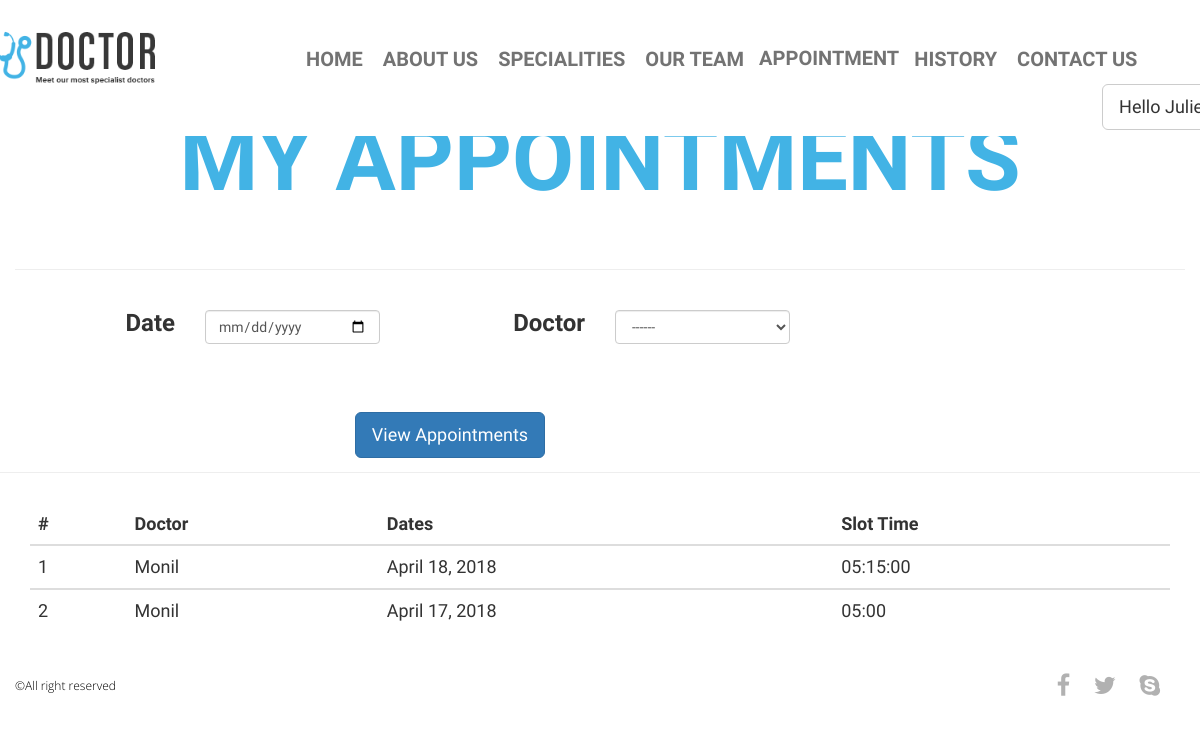
/myappoint/ (signed in), run on the app's committed database.
### catalog/models.py (models this page shows)
class Appointment(models.Model):
    u_id=models.ForeignKey(User,on_delete=models.CASCADE)
    Doctor_id=models.ForeignKey(Doctor,on_delete=models.CASCADE)
    Slot_Time=models.ForeignKey(Slots,on_delete=models.CASCADE)
    Date=models.DateField()
    Taken_time=models.TimeField()
    def __str__(self):
        tp=str(self.Date)
        ta=str(self.Slot_Time)
        return '{0} {1}'.format(tp,ta)
        return (tp,ta)

class Doctor(models.Model):
    u_id=models.OneToOneField(User,on_delete=models.CASCADE)
    First_Name=models.CharField(max_length=40)
    Last_Name=models.CharField(max_length=40)
    Middle_Name=models.CharField(max_length=40)
    Address=models.CharField(max_length=200)
    Date_Of_Birth=models.DateField()
    Blood_Grp=models.CharField(max_length=8)
    Degree=models.CharField(max_length=100)
    Description=models.CharField(max_length=200)
    Profile_pic= models.FileField(upload_to="profilepics/")
    def __str__(self):
        full_name=self.First_Name+self.Middle_Name+self.Last_Name
        return self.First_Name

class Slots(models.Model):
    Doctor_id=models.ForeignKey(Doctor,on_delete=models.CASCADE)
    Slot_Time = models.CharField(max_length=15)
    def __str__(self):
        return str(self.Slot_Time)

### catalog/views.py (the view, shortened to what this page needs)
# urls.py: url(r'^myappoint/$',views.myappoint,name='myappoint'),
def myappoint(request):
    username=request.user
    print(username.id)
    d=Doctor.objects.filter(u_id=username.id)
    u=Patient.objects.filter(u_id=username.id)
    print(d)
    print(u)
    print(username.id)
    Doctor_logged_in=Doctor.objects.none()
    Patient_logged_in=Patient.objects.none()
    if u:
        Patient_logged_in=u
        print("Logged In user is Patient")
    if d:
        return redirect('/home/')
        Doctor_logged_in=d
        print("Logged In User Is Doctor")
    print(Patient_logged_in)
    logu=request.user
    doctors=Doctor.objects.all()
    App=Appointment.objects.filter(u_id=logu).order_by('-Date')
    print(App)
    print(App)
    doctors=Doctor.objects.all()
    return render(
            request,
            'myappoint.html',
            context={'App':App,'Doctor_logged_in':Doctor_logged_in,'Patient_logged_in':Patient_logged_in,'doctors':doctors}
        )

### catalog/models.py (called while the page is built)
    def __str__(self):
        full_name=self.First_Name+self.Middle_Name+self.Last_Name
        return '{0} {1} {2} {3} {4} {5} {6}'.format(self.u_id,self.First_Name,self.Last_Name,self.Middle_Name,self.Address,self.Date_Of_Birth,self.Profile_pic)
        """
        Returns the url to access a detail record for this book.
        """

### catalog/templates/myappoint.html (shortened to what this page needs)
{% load static%}
<!DOCTYPE html>
<html lang="en">
<head>
  <link rel="stylesheet" type="text/css" href="https://netdna.bootstrapcdn.com/bootstrap/3.1.1/css/bootstrap.min.css">
  <link rel="stylesheet" href="https://maxcdn.bootstrapcdn.com/bootstrap/3.3.7/css/bootstrap.min.css">
  <link rel="stylesheet" href="https://maxcdn.bootstrapcdn.com/bootstrap/3.3.7/css/bootstrap.min.css">
  <link rel="stylesheet" href="{% static 'main/css/font-awesome.min.css' %} ">
  <link rel="stylesheet" href="{% static 'main/css/bootstrap.min.css' %}">
  <link rel="stylesheet" href="{% static 'main/css/style.css' %} ">
</head>
<body>
  <header class="top-header">
    <div class="container">
      <div class="row">
        <div class="col-xs-2 header-logo">
          <br>
          <a href="main_base.html"><img src="{% static 'main/img/logo.png' %}" alt="" class="img-responsive logo"></a>
        </div>
        <div class="col-md-10">
          <nav class="navbar navbar-default">
            <div class="container-fluid nav-bar">
              <div class="collapse navbar-collapse" id="bs-example-navbar-collapse-1">
                <ul class="nav navbar-nav navbar-left">
                  <li><a class="menu " href="{% url 'home' %}">Home</a></li>
                  <li><a class="menu " href="{% url 'aboutus' %}">About Us</a></li>
                  <li><a class="menu" href="{% url 'service' %}">Specialities </a></li>
                  <li><a class="menu" href="{% url 'team' %}">Our Team</a></li>
                  {% if user.is_authenticated %}
                    {% if Patient_logged_in %}
                         <li class="dropdown">
                              <button class="dropbtn active">Appointment</button>
                        </li>
                       <li><a class="menu" href="{% url 'history' %}"> History</a></li>
                    {% endif %}
                    <li><a class="menu" href="{% url 'contact' %}"> Contact Us</a></li>
                  </ul>
                 <ul class="nav navbar-nav navbar-right">
                  <div class="dropdown">
                      <button class="btn btn-default btn-lg dropdown-toggle" type="button" data-toggle="dropdown"> Hello {{                 user.get_username }} !    </button>
                       </div>
                        </ul>
              {% endif %}
              </div>
            </div>
          </nav>
        </div>
      </div>
    </div>
  </header>
  <section class="takeapoint text-center" id="">
    <div class="container">
      <div class="row">
        <h2><strong>My Appointments</strong></h2>
        <br>
        <br>
        <hr>
      </div>
    </div>
    <form name="Appoint_form"  id="Appoint_form" method="post" novalidate>
      <div class="form-group row">
        <div class="col-sm-1"></div>
         <h3> <label for="colFormLabelSm" class="col-sm-2 col-form-label col-form-label-sm text-right" >Date</label>
          <div class="col-sm-2 text-center">
                <input type="date" class="form-control form-control-sm" id="id_date" name="date" for="{{id_for_label }} placeholder="Enter Appointment Date">
          <br><br>
          </div>
        </h3>
         <h3> <label for="colFormLabelSm" class="col-sm-2 col-form-label col-form-label-sm text-right">Doctor</label>
                   <div class="col-sm-2 text-center">
            <select class="form-control" id="id_doctor_name" name="doctor_name" for="{{doctor_name.id_for_label }}">
              <option value=" ">------</option>
            </select>
          </div>
        </h3>
      </div>
          <div class="col-sm-9">
                <button type="submit" class="btn btn-primary btn-lg">View Appointments</button>
          </div>
          <br><br>
          <hr>
  </form>
  </section>
  <section class ="tableborder" id="tableborder">
    <div class="container">
     <div class="table-responsive ">
     <h4>
        <table class="table">
          <thead>
            <tr>
              <th>#</th>
              <th>Doctor</th>
              <th>Dates</th>
              <th>Slot Time</th>
            </tr>
          </thead>
          <tbody>
          {% for appoint in App %}
            <tr>
              <td>{{forloop.counter}}</td>
              <td>{{appoint.Doctor_id}}</td>
              <td>{{appoint.Date}}</td>
              <td>{{appoint.Slot_Time}}</td>
            </tr>
          </tbody>
          {% endfor %}
        </table>
      </h4>
    </div>
  </section>
  <footer class="footer clearfix">
    <div class="container">
      <div class="row">
        <div class="col-xs-6 footer-para">
          <p>&copy;All right reserved</p>
        </div>
        <div class="col-xs-6 text-right">
          <a href=""><i class="fa fa-facebook"></i></a>
          <a href=""><i class="fa fa-twitter"></i></a>
          <a href=""><i class="fa fa-skype"></i></a>
        </div>
      </div>
    </div>
  </footer>

### catalog/static/main/css/style.css (style rules this page uses)
.dropbtn { margin: -10px; background-color: transparent; border-color: transparent; transition: all .5s ease 0s; -webkit-transition: all .5s ease 0s; -moz-transition: all .5s ease 0s; -o-transition: all .5s ease 0s; -ms-transition: all .5s ease 0s; background: transparent; border: none; background color: white; left: 40px; font-size: 20px; color: #737373; text-transform: uppercase; transition: all .7s ease 0s; -webkit-transition: all .7s ease 0s; -moz-transition: all .7s ease 0s; -o-transition: all .7s ease 0s; -ms-transition: all .7s ease 0s; padding: 10px 10px; font-weight: bold; }
.dropdown { margin: -05px; background-color:white; left: 40px; right:10px; font-size: 0px; color: #737373; text-transform: uppercase; transition: all .7s ease 0s; -webkit-transition: all .7s ease 0s; -moz-transition: all .7s ease 0s; -o-transition: all .7s ease 0s; -ms-transition: all .7s ease 0s; padding: 10px 10px; font-weight: bold; color: white; }
body { margin: 0; padding: 0; font-family: 'BenchNine', sans-serif; }
li { list-style: none; }
a:hover, a:visited, a { text-decoration: none; }
h1, h2 { text-transform: uppercase; font-weight: bold; }
.top-header { background: #fff !important; position: fixed; width: 100%; z-index: 99999; }
.top-header img.logo { margin-left: -40px; margin-bottom: 20px; margin-top: -20px; size:10; transition: all .5s ease 0s; -webkit-transition: all .5s ease 0s; -moz-transition: all .5s ease 0s; -o-transition: all .5s ease 0s; -ms-transition: all .5s ease 0s; }
.navbar-default { background-color: transparent; border-color: transparent; margin-bottom: 0; margin-top: 6px; transition: all .5s ease 0s; -webkit-transition: all .5s ease 0s; -moz-transition: all .5s ease 0s; -o-transition: all .5s ease 0s; -ms-transition: all .5s ease 0s; }
.nav-bar { margin-top: 28px; }
ul.nav { margin: 0; padding: 0; }
.navbar-default .navbar-nav>li>a { left: 40px; font-size: 20px; color: #737373; text-transform: uppercase; transition: all .7s ease 0s; -webkit-transition: all .7s ease 0s; -moz-transition: all .7s ease 0s; -o-transition: all .7s ease 0s; -ms-transition: all .7s ease 0s; padding: 10px 10px; font-weight: bold; }
.takeapoint { background-repeat: repeat-y; margin-top: 10px; }
.takeapoint h2 { font-size: 90px; color: #42b3e5; margin-top: 100px; margin-bottom: 0; }
.tableborder { left: 25px; right: 25px; }
.footer-para { margin: 0; padding: 0; }
.footer p { font-size: 12px; color: #000; font-family: 'Open Sans', sans-serif; font-weight: 300; margin: 0; padding: 25px 0; }
.footer a i.fa { font-size: 24px; color: #b1b1b1; padding: 22px 10px; }
html, body, .carousel, .carousel-inner, .carousel-inner .item { height: 100%; }
.navbar { width:108% !important; margin:0px auto; left:0; right:10px; padding:0; }
.navbar-right { right:10px; }

### data on the page
Appointment: Doctor_id "Monil", Date "April 18, 2018", Slot_Time "05:15:00"
Appointment: Doctor_id "Monil", Date "April 17, 2018", Slot_Time "05:00"
